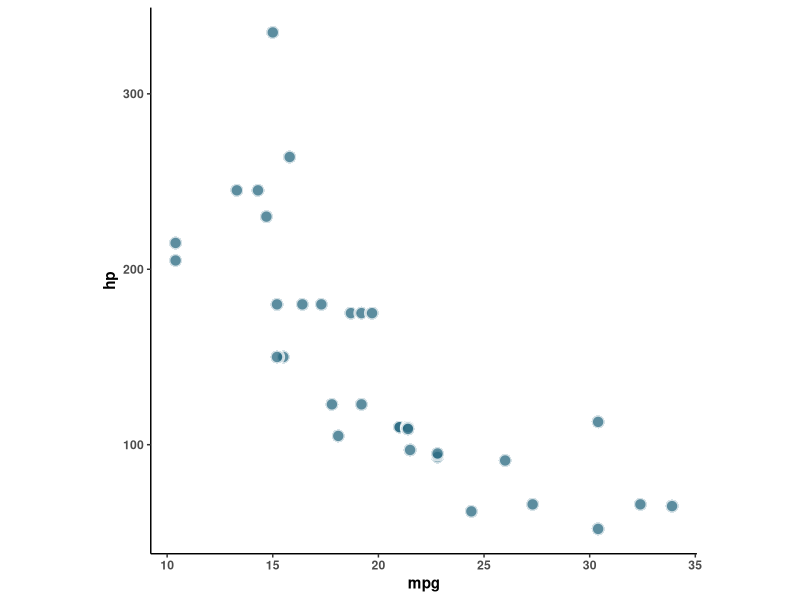
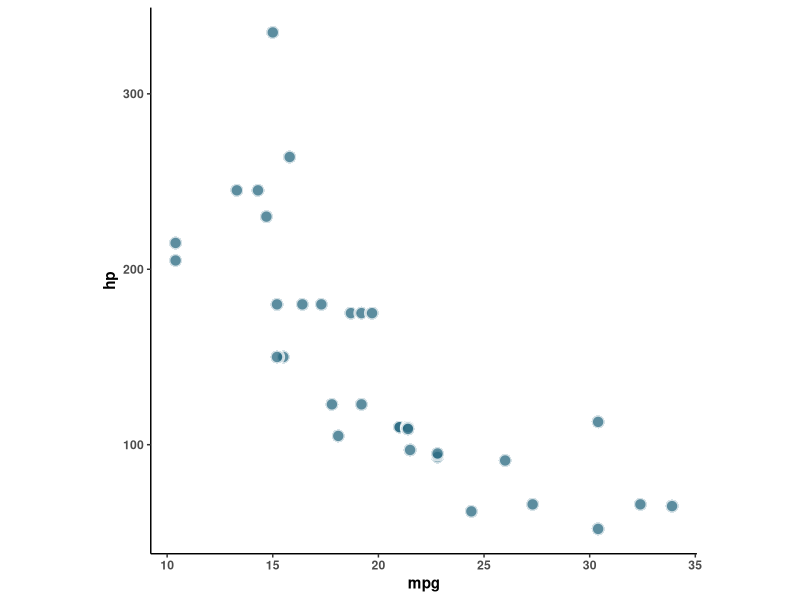

Generate these figures, in order, with R:
# _PlotCars.R

# Developmental, step-by-step version towards code with optparse

library(ggplot2)

# Get Data
cars_dat <- mtcars

# All hardcoded
# ------------------------------------------------------------------------------
ggplot(cars_dat, aes(x = mpg, y = hp)) +
  geom_point(shape = 21, colour = "white", fill = "#26677FFF", size = 3.5, alpha = 0.75, stroke = 1.5) +
  theme_classic() +
  theme(axis.text = element_text(face = "bold"),
        axis.title = element_text(face = "bold"),
        aspect.ratio = 1)

# With variables
# ------------------------------------------------------------------------------

x_var <- "mpg"
y_var <- "hp"

ggplot(cars_dat, aes(x = !!ensym(x_var), y = !!ensym(y_var))) +
  geom_point(shape = 21, colour = "white", fill = "#26677FFF", size = 3.5, alpha = 0.75, stroke = 1.5) +
  theme_classic() +
  theme(axis.text = element_text(face = "bold"),
        axis.title = element_text(face = "bold"),
        aspect.ratio = 1)
